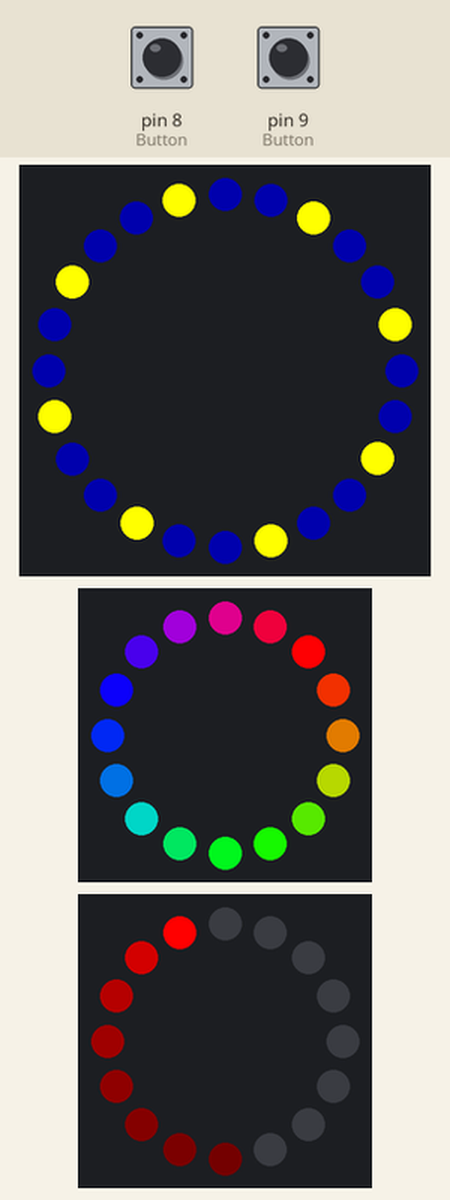
This sketch was run on a simulated Arduino Uno, built with avr-gcc and run on an emulated ATmega328P. On the bench: 24 RGB LEDs in a ring, first at the top, clockwise, 2 × 16 RGB LEDs in a ring, first at the top, clockwise. The test bench sets the inputs (shaded band); at power-on: pin 8 (Button) HIGH, pin 9 (Button) HIGH. Dim RGB values are drawn brighter than linear; random numbers use the default seed unless the sketch sets one.

Above: at 1.2 s.
1.3 s: pin 8 (Button) pulled LOW for 0.15 s
At 1.66 s:
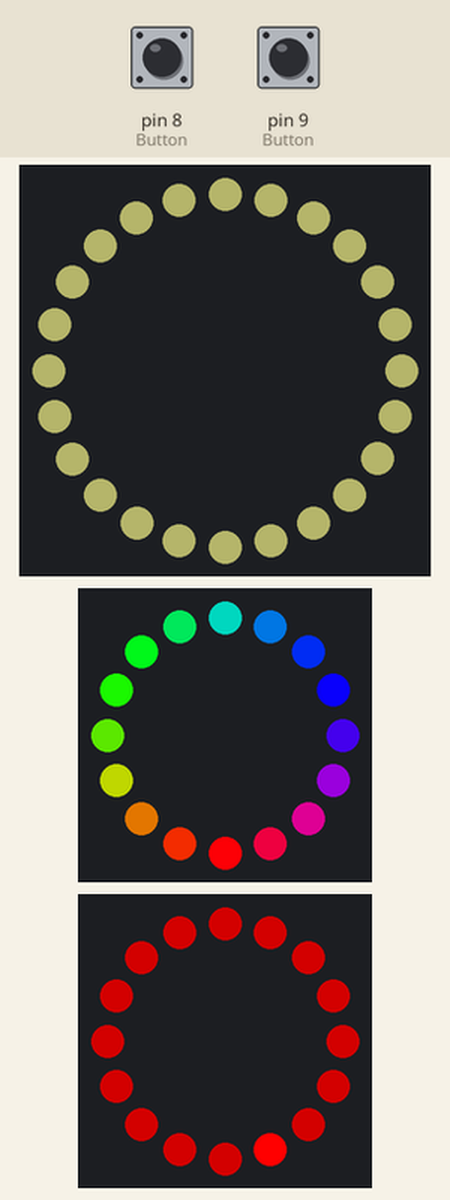
2.0 s: pin 9 (Button) pulled LOW for 0.15 s
At 2.24 s:
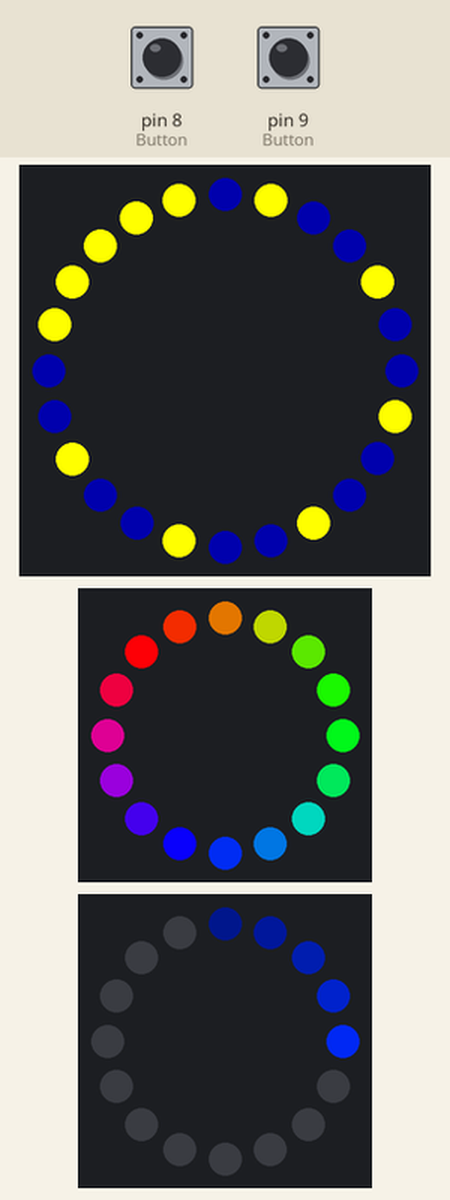
2.7 s: pin 8 (Button) pulled LOW for 1 s
At 2.86 s:
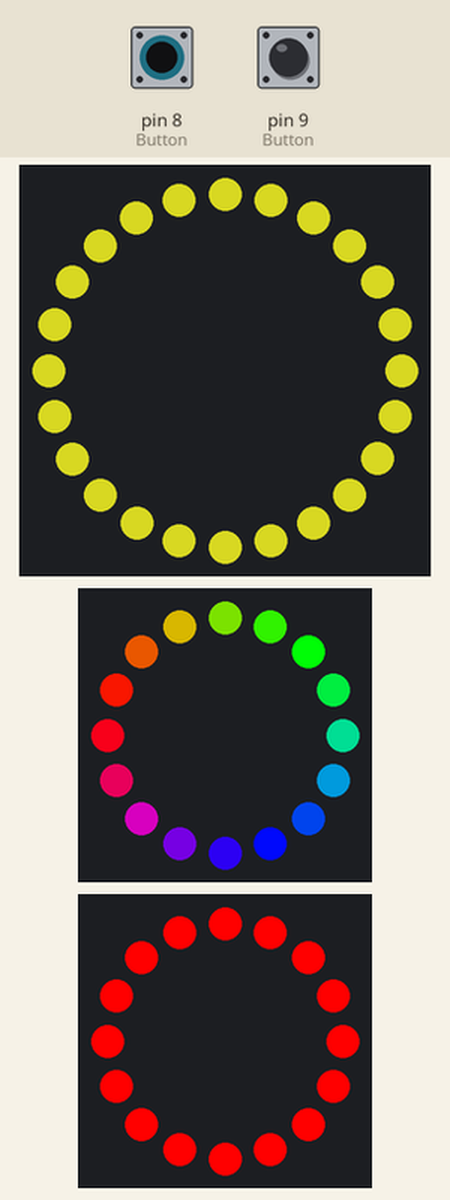
4.3 s: pin 9 (Button) pulled LOW for 1 s
At 5.12 s:
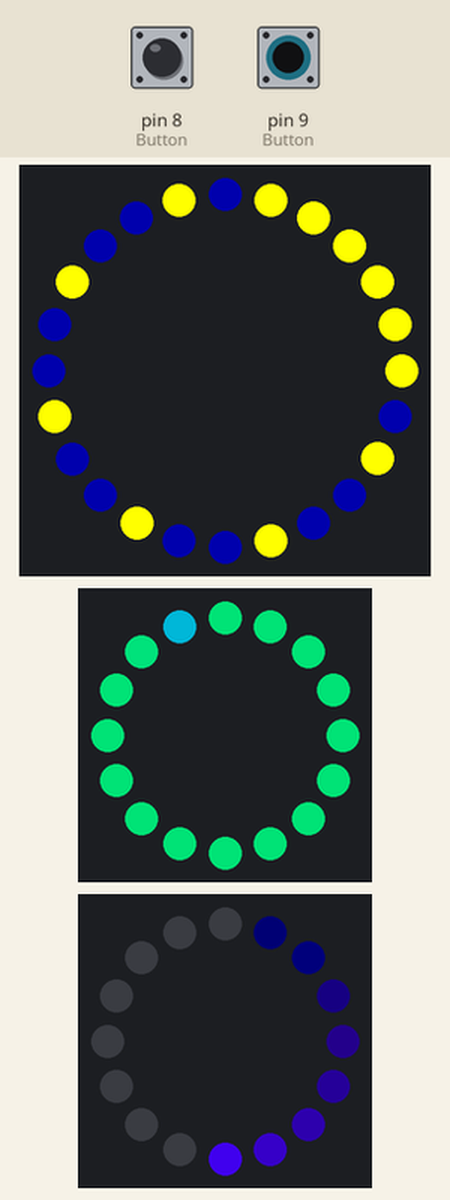
5.9 s: pin 8 (Button) pulled LOW for 0.15 s
At 6.06 s:
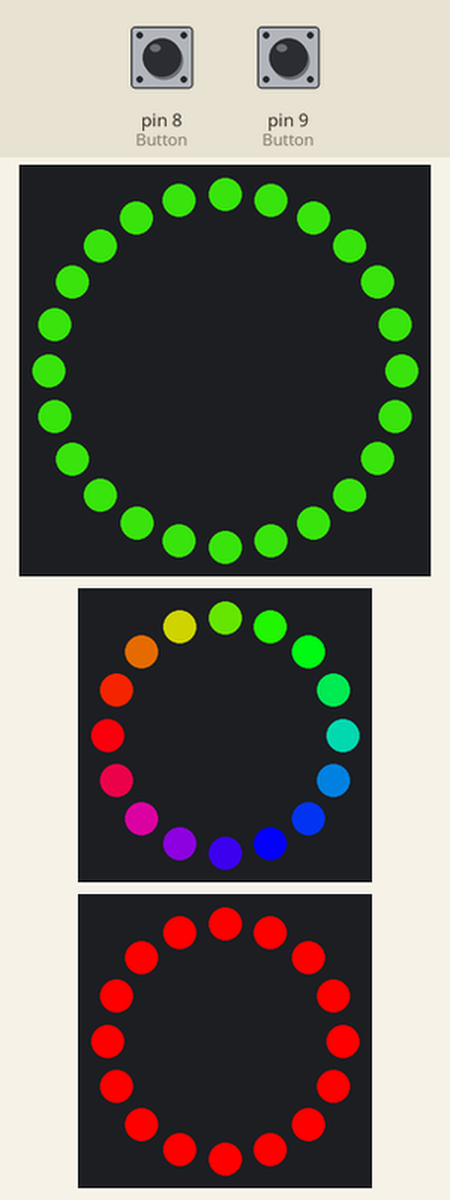
6.6 s: pin 9 (Button) pulled LOW for 0.15 s
At 6.98 s:
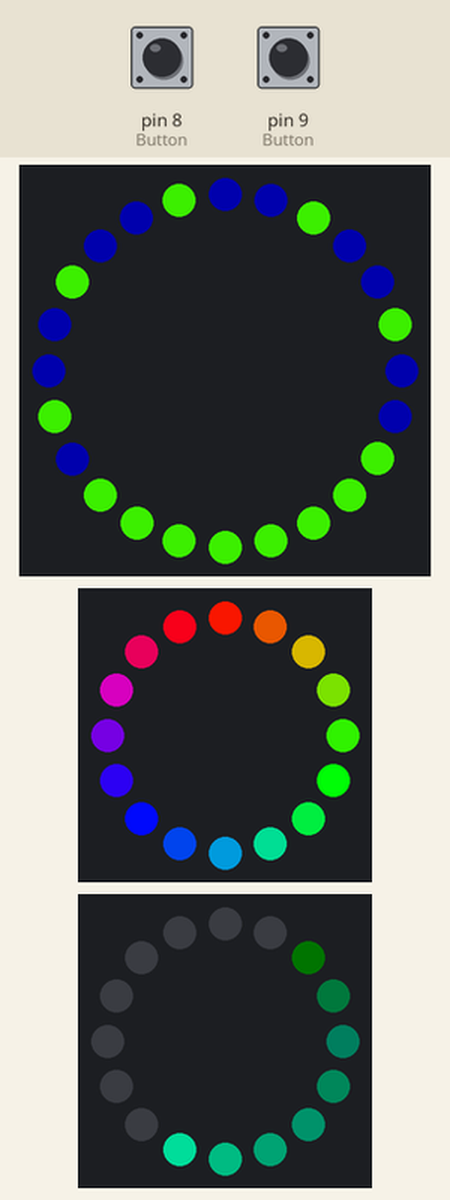
Timing chart, 0 to 9.6 s (numbered marks = the images above; inputs shaded):
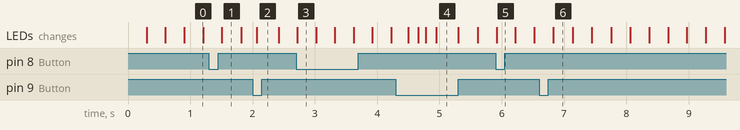

The sketch:

multitasking_neopixels.ino
```cpp
// https://learn.adafruit.com/multi-tasking-the-arduino-part-3

#include <Adafruit_NeoPixel.h>

// Pattern types supported:
enum  pattern { NONE, RAINBOW_CYCLE, THEATER_CHASE, COLOR_WIPE, SCANNER, FADE };
// Patern directions supported:
enum  direction { FORWARD, REVERSE };

// NeoPattern Class - derived from the Adafruit_NeoPixel class
class NeoPatterns : public Adafruit_NeoPixel
{
    public:

    // Member Variables:
    pattern  ActivePattern;  // which pattern is running
    direction Direction;     // direction to run the pattern

    unsigned long Interval;   // milliseconds between updates
    unsigned long lastUpdate; // last update of position

    uint32_t Color1, Color2;  // What colors are in use
    uint16_t TotalSteps;  // total number of steps in the pattern
    uint16_t Index;  // current step within the pattern

    void (*OnComplete)();  // Callback on completion of pattern

    // Constructor - calls base-class constructor to initialize strip
    NeoPatterns(uint16_t pixels, uint8_t pin, uint8_t type, void (*callback)())
    :Adafruit_NeoPixel(pixels, pin, type)
    {
        OnComplete = callback;
    }

    // Update the pattern
    void Update()
    {
        if((millis() - lastUpdate) > Interval) // time to update
        {
            lastUpdate = millis();
            switch(ActivePattern)
            {
                case RAINBOW_CYCLE:
                    RainbowCycleUpdate();
                    break;
                case THEATER_CHASE:
                    TheaterChaseUpdate();
                    break;
                case COLOR_WIPE:
                    ColorWipeUpdate();
                    break;
                case SCANNER:
                    ScannerUpdate();
                    break;
                case FADE:
                    FadeUpdate();
                    break;
                default:
                    break;
            }
        }
    }

    // Increment the Index and reset at the end
    void Increment()
    {
        if (Direction == FORWARD)
        {
           Index++;
           if (Index >= TotalSteps)
            {
                Index = 0;
                if (OnComplete != NULL)
                {
                    OnComplete(); // call the comlpetion callback
                }
            }
        }
        else // Direction == REVERSE
        {
            --Index;
            if (Index <= 0)
            {
                Index = TotalSteps-1;
                if (OnComplete != NULL)
                {
                    OnComplete(); // call the comlpetion callback
                }
            }
        }
    }

    // Reverse pattern direction
    void Reverse()
    {
        if (Direction == FORWARD)
        {
            Direction = REVERSE;
            Index = TotalSteps-1;
        }
        else
        {
            Direction = FORWARD;
            Index = 0;
        }
    }

    // Initialize for a RainbowCycle
    void RainbowCycle(uint8_t interval, direction dir = FORWARD)
    {
        ActivePattern = RAINBOW_CYCLE;
        Interval = interval;
        TotalSteps = 255;
        Index = 0;
        Direction = dir;
    }

    // Update the Rainbow Cycle Pattern
    void RainbowCycleUpdate()
    {
        for(int i=0; i< numPixels(); i++)
        {
            setPixelColor(i, Wheel(((i * 256 / numPixels()) + Index) & 255));
        }
        show();
        Increment();
    }

    // Initialize for a Theater Chase
    void TheaterChase(uint32_t color1, uint32_t color2, uint8_t interval, direction dir = FORWARD)
    {
        ActivePattern = THEATER_CHASE;
        Interval = interval;
        TotalSteps = numPixels();
        Color1 = color1;
        Color2 = color2;
        Index = 0;
        Direction = dir;
   }

    // Update the Theater Chase Pattern
    void TheaterChaseUpdate()
    {
        for(int i=0; i< numPixels(); i++)
        {
            if ((i + Index) % 3 == 0)
            {
                setPixelColor(i, Color1);
            }
            else
            {
                setPixelColor(i, Color2);
            }
        }
        show();
        Increment();
    }

    // Initialize for a ColorWipe
    void ColorWipe(uint32_t color, uint8_t interval, direction dir = FORWARD)
    {
        ActivePattern = COLOR_WIPE;
        Interval = interval;
        TotalSteps = numPixels();
        Color1 = color;
        Index = 0;
        Direction = dir;
    }

    // Update the Color Wipe Pattern
    void ColorWipeUpdate()
    {
        setPixelColor(Index, Color1);
        show();
        Increment();
    }

    // Initialize for a SCANNNER
    void Scanner(uint32_t color1, uint8_t interval)
    {
        ActivePattern = SCANNER;
        Interval = interval;
        TotalSteps = (numPixels() - 1) * 2;
        Color1 = color1;
        Index = 0;
    }

    // Update the Scanner Pattern
    void ScannerUpdate()
    {
        for (int i = 0; i < numPixels(); i++)
        {
            if (i == Index)  // Scan Pixel to the right
            {
                 setPixelColor(i, Color1);
            }
            else if (i == TotalSteps - Index) // Scan Pixel to the left
            {
                 setPixelColor(i, Color1);
            }
            else // Fading tail
            {
                 setPixelColor(i, DimColor(getPixelColor(i)));
            }
        }
        show();
        Increment();
    }

    // Initialize for a Fade
    void Fade(uint32_t color1, uint32_t color2, uint16_t steps, uint8_t interval, direction dir = FORWARD)
    {
        ActivePattern = FADE;
        Interval = interval;
        TotalSteps = steps;
        Color1 = color1;
        Color2 = color2;
        Index = 0;
        Direction = dir;
    }

    // Update the Fade Pattern
    void FadeUpdate()
    {
        // Calculate linear interpolation between Color1 and Color2
        // Optimise order of operations to minimize truncation error
        uint8_t red = ((Red(Color1) * (TotalSteps - Index)) + (Red(Color2) * Index)) / TotalSteps;
        uint8_t green = ((Green(Color1) * (TotalSteps - Index)) + (Green(Color2) * Index)) / TotalSteps;
        uint8_t blue = ((Blue(Color1) * (TotalSteps - Index)) + (Blue(Color2) * Index)) / TotalSteps;

        ColorSet(Color(red, green, blue));
        show();
        Increment();
    }

    // Calculate 50% dimmed version of a color (used by ScannerUpdate)
    uint32_t DimColor(uint32_t color)
    {
        // Shift R, G and B components one bit to the right
        uint32_t dimColor = Color(Red(color) >> 1, Green(color) >> 1, Blue(color) >> 1);
        return dimColor;
    }

    // Set all pixels to a color (synchronously)
    void ColorSet(uint32_t color)
    {
        for (int i = 0; i < numPixels(); i++)
        {
            setPixelColor(i, color);
        }
        show();
    }

    // Returns the Red component of a 32-bit color
    uint8_t Red(uint32_t color)
    {
        return (color >> 16) & 0xFF;
    }

    // Returns the Green component of a 32-bit color
    uint8_t Green(uint32_t color)
    {
        return (color >> 8) & 0xFF;
    }

    // Returns the Blue component of a 32-bit color
    uint8_t Blue(uint32_t color)
    {
        return color & 0xFF;
    }

    // Input a value 0 to 255 to get a color value.
    // The colours are a transition r - g - b - back to r.
    uint32_t Wheel(byte WheelPos)
    {
        WheelPos = 255 - WheelPos;
        if(WheelPos < 85)
        {
            return Color(255 - WheelPos * 3, 0, WheelPos * 3);
        }
        else if(WheelPos < 170)
        {
            WheelPos -= 85;
            return Color(0, WheelPos * 3, 255 - WheelPos * 3);
        }
        else
        {
            WheelPos -= 170;
            return Color(WheelPos * 3, 255 - WheelPos * 3, 0);
        }
    }
};

void Ring1Complete();
void Ring2Complete();
void StickComplete();

// Define some NeoPatterns for the two rings and the stick
//  as well as some completion routines
NeoPatterns Ring1(24, 5, NEO_GRB + NEO_KHZ800, &Ring1Complete);
NeoPatterns Ring2(16, 6, NEO_GRB + NEO_KHZ800, &Ring2Complete);
NeoPatterns Stick(16, 7, NEO_GRB + NEO_KHZ800, &StickComplete);

// Initialize everything and prepare to start
void setup()
{
  Serial.begin(115200);

   pinMode(8, INPUT_PULLUP);
   pinMode(9, INPUT_PULLUP);

    // Initialize all the pixelStrips
    Ring1.begin();
    Ring2.begin();
    Stick.begin();

    // Kick off a pattern
    Ring1.TheaterChase(Ring1.Color(255,255,0), Ring1.Color(0,0,50), 100);
    Ring2.RainbowCycle(3);
    Ring2.Color1 = Ring1.Color1;
    Stick.Scanner(Ring1.Color(255,0,0), 55);
}

// Main loop
void loop()
{
    // Update the rings.
    Ring1.Update();
    Ring2.Update();

    // Switch patterns on a button press:
    if (digitalRead(8) == LOW) // Button #1 pressed
    {
        // Switch Ring1 to FADE pattern
        Ring1.ActivePattern = FADE;
        Ring1.Interval = 20;
        // Speed up the rainbow on Ring2
        Ring2.Interval = 0;
        // Set stick to all red
        Stick.ColorSet(Stick.Color(255, 0, 0));
    }
    else if (digitalRead(9) == LOW) // Button #2 pressed
    {
        // Switch to alternating color wipes on Rings1 and 2
        Ring1.ActivePattern = COLOR_WIPE;
        Ring2.ActivePattern = COLOR_WIPE;
        Ring2.TotalSteps = Ring2.numPixels();
        // And update tbe stick
        Stick.Update();
    }
    else // Back to normal operation
    {
        // Restore all pattern parameters to normal values
        Ring1.ActivePattern = THEATER_CHASE;
        Ring1.Interval = 100;
        Ring2.ActivePattern = RAINBOW_CYCLE;
        Ring2.TotalSteps = 255;
        Ring2.Interval = min(10, Ring2.Interval);
        // And update tbe stick
        Stick.Update();
    }
}

//------------------------------------------------------------
//Completion Routines - get called on completion of a pattern
//------------------------------------------------------------

// Ring1 Completion Callback
void Ring1Complete()
{
    if (digitalRead(9) == LOW)  // Button #2 pressed
    {
        // Alternate color-wipe patterns with Ring2
        Ring2.Interval = 40;
        Ring1.Color1 = Ring1.Wheel(random(255));
        Ring1.Interval = 20000;
    }
    else  // Retrn to normal
    {
      Ring1.Reverse();
    }
}

// Ring 2 Completion Callback
void Ring2Complete()
{
    if (digitalRead(9) == LOW)  // Button #2 pressed
    {
        // Alternate color-wipe patterns with Ring1
        Ring1.Interval = 20;
        Ring2.Color1 = Ring2.Wheel(random(255));
        Ring2.Interval = 20000;
    }
    else  // Retrn to normal
    {
        Ring2.RainbowCycle(random(0,10));
    }
}

// Stick Completion Callback
void StickComplete()
{
    // Random color change for next scan
    Stick.Color1 = Stick.Wheel(random(255));
}
```
